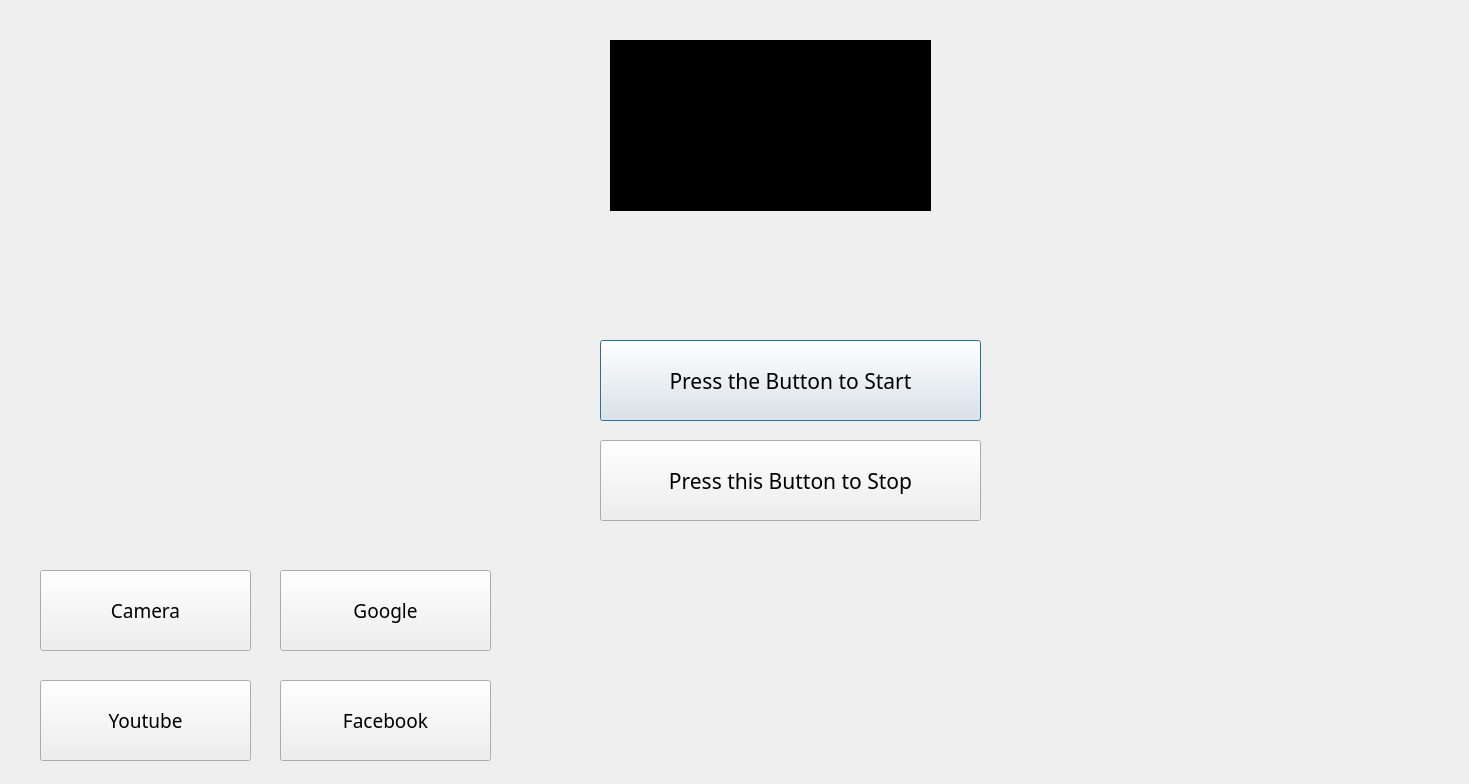
<?xml version="1.0" encoding="UTF-8"?>
<ui version="4.0">
 <class>Pheonix</class>
 <widget class="QDialog" name="Pheonix">
  <property name="geometry">
   <rect>
    <x>0</x>
    <y>0</y>
    <width>1469</width>
    <height>784</height>
   </rect>
  </property>
  <property name="windowTitle">
   <string>Dialog</string>
  </property>
  <widget class="QLabel" name="label_3">
   <property name="geometry">
    <rect>
     <x>760</x>
     <y>0</y>
     <width>711</width>
     <height>541</height>
    </rect>
   </property>
   <property name="text">
    <string/>
   </property>
   <property name="pixmap">
    <pixmap>../GIF/39f6a005763b37e2237b320df0e68e31.gif</pixmap>
   </property>
   <property name="scaledContents">
    <bool>true</bool>
   </property>
  </widget>
  <widget class="QLabel" name="label_5">
   <property name="geometry">
    <rect>
     <x>460</x>
     <y>530</y>
     <width>441</width>
     <height>251</height>
    </rect>
   </property>
   <property name="text">
    <string/>
   </property>
   <property name="pixmap">
    <pixmap>../GIF/tumblr_nrqm32yH3W1r6xm5co1_1280.gif</pixmap>
   </property>
   <property name="scaledContents">
    <bool>true</bool>
   </property>
  </widget>
  <widget class="QLabel" name="label_2">
   <property name="geometry">
    <rect>
     <x>870</x>
     <y>510</y>
     <width>321</width>
     <height>271</height>
    </rect>
   </property>
   <property name="text">
    <string/>
   </property>
   <property name="pixmap">
    <pixmap>../GIF/9e759fd37ccd98da121b670249f34afa.gif</pixmap>
   </property>
   <property name="alignment">
    <set>Qt::AlignCenter</set>
   </property>
  </widget>
  <widget class="QLabel" name="label_6">
   <property name="geometry">
    <rect>
     <x>1180</x>
     <y>520</y>
     <width>291</width>
     <height>261</height>
    </rect>
   </property>
   <property name="text">
    <string/>
   </property>
   <property name="pixmap">
    <pixmap>../GIF/tumblr_o7vrxl8Uk11runoqyo2_540.gif</pixmap>
   </property>
   <property name="alignment">
    <set>Qt::AlignCenter</set>
   </property>
  </widget>
  <widget class="QLabel" name="label_4">
   <property name="geometry">
    <rect>
     <x>-20</x>
     <y>540</y>
     <width>521</width>
     <height>241</height>
    </rect>
   </property>
   <property name="text">
    <string/>
   </property>
   <property name="pixmap">
    <pixmap>../GIF/Untitled.jpg</pixmap>
   </property>
  </widget>
  <widget class="QLabel" name="label">
   <property name="geometry">
    <rect>
     <x>-100</x>
     <y>0</y>
     <width>861</width>
     <height>541</height>
    </rect>
   </property>
   <property name="text">
    <string/>
   </property>
   <property name="pixmap">
    <pixmap>../GIF/dc8436d03012b7204637ed7207a05808.gif</pixmap>
   </property>
   <property name="scaledContents">
    <bool>true</bool>
   </property>
  </widget>
  <widget class="QLabel" name="label_7">
   <property name="geometry">
    <rect>
     <x>30</x>
     <y>480</y>
     <width>1081</width>
     <height>61</height>
    </rect>
   </property>
   <property name="text">
    <string/>
   </property>
   <property name="pixmap">
    <pixmap>../GIF/8ee7d93c9b015c00938a4091c3ef443e951d1518_hq.gif</pixmap>
   </property>
  </widget>
  <widget class="QPushButton" name="pushButton">
   <property name="geometry">
    <rect>
     <x>600</x>
     <y>340</y>
     <width>381</width>
     <height>81</height>
    </rect>
   </property>
   <property name="font">
    <font>
     <family>MV Boli</family>
     <pointsize>16</pointsize>
    </font>
   </property>
   <property name="text">
    <string>Press the Button to Start</string>
   </property>
  </widget>
  <widget class="QPushButton" name="pushButton_2">
   <property name="geometry">
    <rect>
     <x>600</x>
     <y>440</y>
     <width>381</width>
     <height>81</height>
    </rect>
   </property>
   <property name="font">
    <font>
     <family>MV Boli</family>
     <pointsize>16</pointsize>
    </font>
   </property>
   <property name="text">
    <string>Press this Button to Stop</string>
   </property>
  </widget>
  <widget class="QPushButton" name="pushButton_3">
   <property name="geometry">
    <rect>
     <x>40</x>
     <y>570</y>
     <width>211</width>
     <height>81</height>
    </rect>
   </property>
   <property name="font">
    <font>
     <family>MV Boli</family>
     <pointsize>14</pointsize>
    </font>
   </property>
   <property name="cursor">
    <cursorShape>PointingHandCursor</cursorShape>
   </property>
   <property name="text">
    <string>Camera</string>
   </property>
  </widget>
  <widget class="QPushButton" name="pushButton_4">
   <property name="geometry">
    <rect>
     <x>280</x>
     <y>570</y>
     <width>211</width>
     <height>81</height>
    </rect>
   </property>
   <property name="font">
    <font>
     <family>MV Boli</family>
     <pointsize>14</pointsize>
    </font>
   </property>
   <property name="cursor">
    <cursorShape>PointingHandCursor</cursorShape>
   </property>
   <property name="text">
    <string>Google</string>
   </property>
  </widget>
  <widget class="QPushButton" name="pushButton_5">
   <property name="geometry">
    <rect>
     <x>40</x>
     <y>680</y>
     <width>211</width>
     <height>81</height>
    </rect>
   </property>
   <property name="font">
    <font>
     <family>MV Boli</family>
     <pointsize>14</pointsize>
    </font>
   </property>
   <property name="cursor">
    <cursorShape>PointingHandCursor</cursorShape>
   </property>
   <property name="text">
    <string>Youtube</string>
   </property>
  </widget>
  <widget class="QPushButton" name="pushButton_6">
   <property name="geometry">
    <rect>
     <x>280</x>
     <y>680</y>
     <width>211</width>
     <height>81</height>
    </rect>
   </property>
   <property name="font">
    <font>
     <family>MV Boli</family>
     <pointsize>14</pointsize>
    </font>
   </property>
   <property name="cursor">
    <cursorShape>PointingHandCursor</cursorShape>
   </property>
   <property name="text">
    <string>Facebook</string>
   </property>
  </widget>
  <widget class="QTextBrowser" name="textBrowser">
   <property name="geometry">
    <rect>
     <x>610</x>
     <y>40</y>
     <width>321</width>
     <height>171</height>
    </rect>
   </property>
   <property name="font">
    <font>
     <family>MV Boli</family>
     <pointsize>20</pointsize>
    </font>
   </property>
   <property name="mouseTracking">
    <bool>false</bool>
   </property>
   <property name="styleSheet">
    <string notr="true">Background: Transperent;</string>
   </property>
  </widget>
 </widget>
 <resources/>
 <connections/>
</ui>
